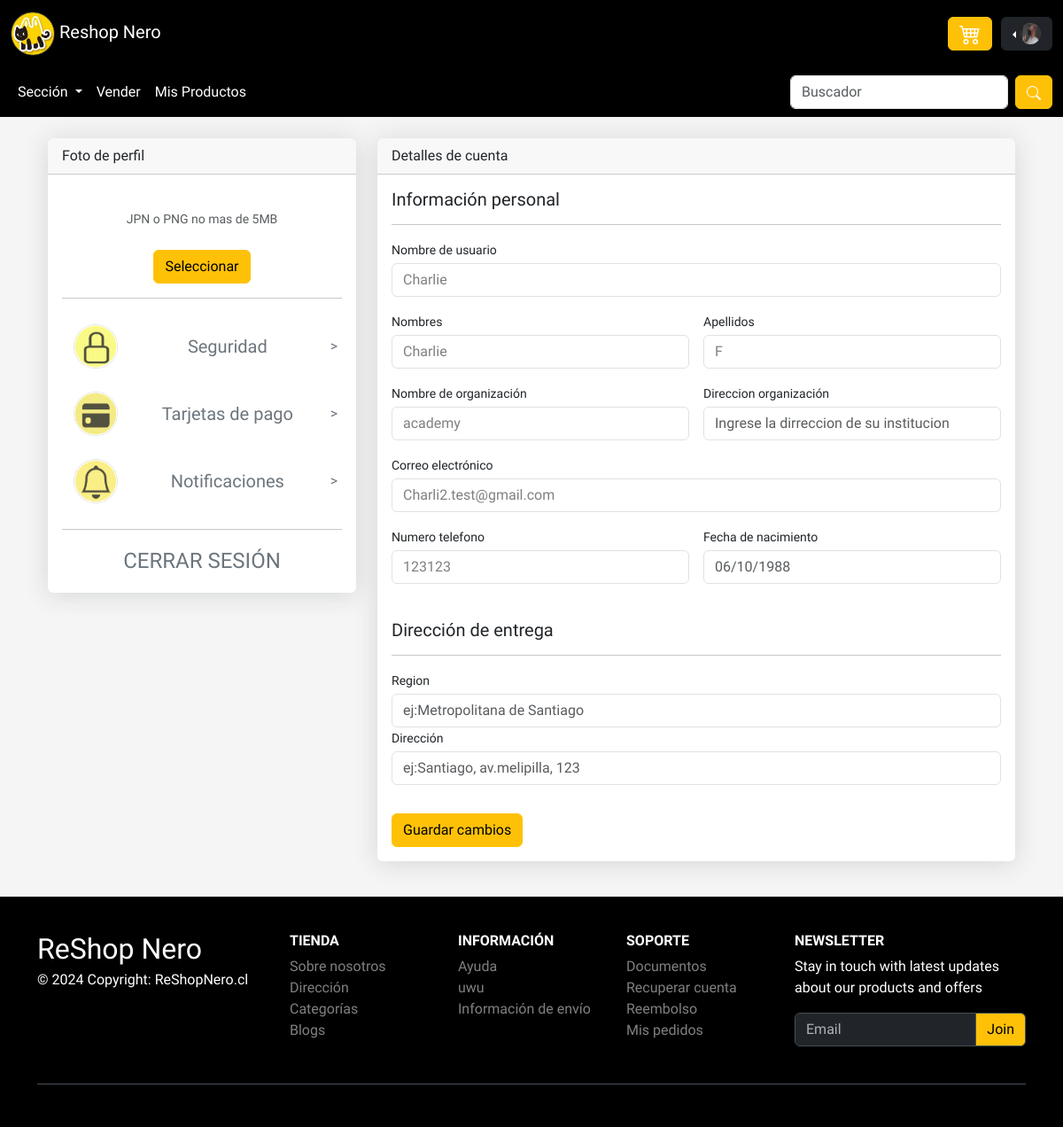
Page /perfil_usuario/2/ (signed in) on the committed database.
### uni_segun/models.py (models this page shows, shortened)
class Usuario(models.Model):
    nombre = models.CharField(max_length=255)
    apellido = models.CharField(max_length=255)
    rut = models.CharField(max_length=12, unique=True)
    academia = models.CharField(max_length=255)
    email = models.EmailField(unique=True)
    contraseña = models.CharField(max_length=255)
    numero_de_telefono = models.CharField(max_length=15, unique=True)
    fecha_registro = models.DateTimeField(auto_now_add=True)

### uni_segun/views.py (the view)
# urls.py: path('perfil_usuario/<int:usuario_id>/', views.perfil_usuario, name='perfil_usuario'),
@login_required
def perfil_usuario(request, usuario_id):
    usuario = get_object_or_404(Usuario, id=usuario_id)
    carrito = request.session.get('carrito', [])
    total = sum(item['precio'] * item['cantidad'] for item in carrito)
    cant = sum(item['cantidad'] for item in carrito)
    context = {
        'carrito': carrito,
        'total': total,
        'cant':cant,
        'usuario': usuario,
    }
    return render(request, 'perfil.html', context)

### uni_segun/templates/perfil.html (shortened to what this page needs)
{% if user.is_authenticated %}
<!DOCTYPE html>
<html lang="es">
<head>
    {% load static %}
    <link rel="stylesheet" href="{% static 'css/estilo_perfil.css' %}">
    <link href="{% static 'bootstrap-5.3.3/dist/css/bootstrap.min.css' %}" rel="stylesheet">
    <link rel="stylesheet" href="{% static 'css/estilo.carrodecompra.css' %}">
    <link rel="stylesheet" href="{% static 'css/style.css' %}">
</head>
<body>
    <div class="sticky-top">
      <nav class="navbar navbar-expand-lg navbar-dark navbar-custom" data-bs-theme="dark">
          <div class="container-fluid">
            <a class="navbar-brand" href="{% url 'inicioUsuario' %}"><img src="{% static 'imgs/logo.png' %}" alt="" style="height: 50px; width: 50px;"> Reshop Nero</a>
            <form class="d-flex" role="button">
                  <button class="btn btn-warning position-relative" style="margin-right: 10px;" type="button" data-bs-toggle="offcanvas" data-bs-target="#offcanvasExample" aria-controls="offcanvasExample">
                    </button>
                  <div class="btn-group dropstart">
                      <button type="button" class="btn btn-dark dropdown-toggle" data-bs-toggle="dropdown" aria-expanded="false">
                          <img src="{% static 'imgs/fotodeperfil.jpg' %}" class="float-end" style="height: 2dvw; width: 2dvw; border-radius: 50%;">
                      </button>
                  </div>
              </form>
          </div>
      </nav>
      <nav class="navbar navbar-expand-lg navbar-dark navbar-custom">
          <div class="container-fluid">
              <div class="collapse navbar-collapse" id="navbarSupportedContent">
                  <ul class="navbar-nav me-auto mb-2 mb-lg-0">
                      <li class="nav-item dropdown">
                          <a class="nav-link active dropdown-toggle" href="#" role="button" data-bs-toggle="dropdown" aria-expanded="false">
                              Sección
                          </a>
                      </li>
                  </ul>
                  <div class="collapse navbar-collapse" id="navbarNav">
                      <ul class="navbar-nav">
                        <li class="nav-item">
                          <a class="nav-link active" href="{% url 'venderProducto'%}">Vender</a>
                      </li>
                      <li class="nav-item">
                        <a class="nav-link active" href="{% url 'misproductos'%}">Mis Productos</a>
                      </li>
                      </ul>
                  </div>
                  <form class="d-flex" role="search">
                      <input class="form-control me-2" type="search" placeholder="Buscador" aria-label="Search">
                      <button class="btn btn-warning" type="submit"></button>
                  </form>
              </div>
          </div>
      </nav>
  </div>
    <div class="container-xl px-4 mt-4">
        <div class="row">
            <div class="col-xl-4">
                <div class="card mb-4 mb-xl-0 " >
                    <div class="card-header">Foto de perfil</div>
                    <div class="card-body text-center">
                        <div class="small font-italic text-muted mb-4">JPN o PNG no mas de 5MB</div>
                        <button class="btn btn-warning" onclick="document.getElementById('fileInput').click()">Seleccionar</button>
                        <hr>
                        <a href="#" class="text-secondary text-decoration-none" >
                          <div class="d-flex align-items-center rounded fa" style="padding: 5px!important;"   >
                            <div class="  rounded-circle p-2" >
                              <img src="{% static 'imgs/seguridad.png' %}" alt="Seguridad" style="width: 50px; height: 50px; opacity: 0.8;  ">
                            </div>
                              <h5 class="mb-0 flex-grow-1">Seguridad</h5>
                            <span class="text-primary ml-auto text-secondary">></span>
                          </div>
                        </a>
                        <a href="#" class="text-secondary text-decoration-none">
                        <div class="d-flex align-items-center rounded" style="padding: 5px!important;" >
                          <div class=" text-white rounded-circle p-2">
                            <img src="{% static 'imgs/targeta.png' %}" alt="targeta" style="width: 50px; height: 50px; opacity: 0.8; ">
                          </div>
                            <h5 class="mb-0 flex-grow-1">Tarjetas de pago</h5>
                          <span class="text-primary ml-auto text-secondary">></span>
                        </div>
                        </a>
                        <a href="#" class="text-secondary text-decoration-none">
                          <div class="d-flex align-items-center rounded" style="padding: 5px!important;" >
                            <div class=" text-white rounded-circle p-2">
                              <img src="{% static 'imgs/notificacion.png' %}" alt="notificacion" style="width: 50px; height: 50px; opacity: 0.8; ">
                            </div>
                              <h5 class="mb-0 flex-grow-1">Notificaciones</h5>
                            <span class="text-primary ml-auto text-secondary">></span>
                          </div>
                        </a>
                        <hr>
                          <a href="{% url 'index' %}" class="text-secondary text-decoration-none">
                            <div class="d-flex align-items-center rounded" style="padding: 5px!important;" >
                                <h4 class="mb-0 flex-grow-1">CERRAR SESIÓN</h4>
                            </div>
                          </a>
                    </div>
                </div>
            </div>
            <div class="col-xl-8">
                <div class="card mb-4">
                    <div class="card-header">Detalles de cuenta</div>
                    <div class="card-body">
                      <form id="perfil-form" method="post" action="{% url 'actualizar_perfil' %}">
                              <h5>Información personal</h5>
                              <hr>
                            <div class="mb-3">
                                <label class="small mb-1" for="inputUsername">Nombre de usuario</label>
                                <input class="form-control" id="inputUsername" type="text" placeholder="Nombre usuario" name="nombre" value="{{ usuario.nombre }}">
                            </div>
                            <div class="row gx-3 mb-3">
                                <div class="col-md-6">
                                    <label class="small mb-1" for="inputFirstName">Nombres</label>
                                    <input class="form-control" id="inputFirstName" type="text" placeholder="Ingrese su nombre" name="nombre" value="{{ usuario.nombre }}" >
                                </div>
                                <div class="col-md-6">
                                    <label class="small mb-1" for="inputLastName">Apellidos</label>
                                    <input class="form-control" id="inputLastName" type="text" placeholder="Ingrese su apellido" name="apellido" value="{{ usuario.apellido }}">
                                </div>
                            </div>
                            <div class="row gx-3 mb-3">
                                <div class="col-md-6">
                                    <label class="small mb-1" for="inputOrgName">Nombre de organización</label>
                                    <input class="form-control" id="inputOrgName" type="text" placeholder="Ingrese el nombre de su institucion" name="academia" value="{{ usuario.academia }}" >
                                </div>
                                <div class="col-md-6">
                                    <label class="small mb-1" for="inputLocation">Direccion organización</label>
                                    <input class="form-control" id="inputLocation" type="text" placeholder="Ingrese la dirreccion de su institucion" >
                                </div>
                            </div>
                            <div class="mb-3">
                                <label class="small mb-1" for="inputEmailAddress">Correo electrónico</label>
                                <input class="form-control" id="inputEmailAddress" type="email" placeholder="name@example.com" name="email" value="{{ usuario.email }}">
                            </div>
                            <div class="row gx-3 mb-3">
                                <div class="col-md-6">
                                    <label class="small mb-1" for="inputPhone">Numero telefono</label>
                                    <input class="form-control" id="inputPhone" type="tel" placeholder="+5692222222" name="numero_de_telefono" value="{{ usuario.numero_de_telefono }}">
                                </div>
                                <div class="col-md-6">
                                    <label class="small mb-1" for="inputBirthday">Fecha de nacimiento</label>
                                    <input class="form-control" id="inputBirthday" type="text" name="birthday" placeholder="06/10/1988">
                                </div>
                            </div>
                            <br>
                              <h5>Dirección de entrega</h5>
                              <hr>
                                <div class="row gx-3 mb-3">
                                    <div class="mb-3">
                                        <label class="small mb-1" for="inputUsername">Region</label>
                                        <input class="form-control" id="inputUsername" type="text" placeholder="ej:Metropolitana de Santiago" name="ciudad" value="" >
                                        <label class="small mb-1" for="inputUsername">Dirección</label>
                                        <input class="form-control" id="inputUsername" type="text" placeholder="ej:Santiago, av.melipilla, 123" name="direccion" value="">
                                    </div>
                                </div>
                                <button class="btn btn-warning " type="submit">Guardar cambios</button>
                              </form>
                    </div>
                </div>
            </div>
                </div>
            </div>
<footer class="text-center text-lg-start text-muted bg-dark mt-3" style="background-color: black!important;" data-bs-theme="dark">
  <section class="">
    <div class="container text-center text-md-start pt-4 pb-4">
      <div class="row mt-3">
        <div class="col-12 col-lg-3 col-sm-12 mb-2">
          <a href="{% url 'index' %}" target="_blank" class="text-white h2">
            ReShop Nero
          </a>
          <p class="mt-1 text-white">
            © 2024 Copyright: ReShopNero.cl
          </p>
        </div>
        <div class="col-6 col-sm-4 col-lg-2">
          <h6 class="text-uppercase text-white fw-bold mb-2">
            Tienda
          </h6>
          <ul class="list-unstyled mb-4">
            <li><a class="text-white-50" href="#">Sobre nosotros</a></li>
            <li><a class="text-white-50" href="#">Dirección</a></li>
            <li><a class="text-white-50" href="#">Categorías</a></li>
            <li><a class="text-white-50" href="#">Blogs</a></li>
          </ul>
        </div>
        <div class="col-6 col-sm-4 col-lg-2">
          <h6 class="text-uppercase text-white fw-bold mb-2">
            Información
          </h6>
          <ul class="list-unstyled mb-4">
            <li><a class="text-white-50" href="#">Ayuda</a></li>
            <li><a class="text-white-50" href="#">uwu</a></li>
            <li><a class="text-white-50" href="#">Información de envío</a></li>
          </ul>
        </div>
        <div class="col-6 col-sm-4 col-lg-2">
          <h6 class="text-uppercase text-white fw-bold mb-2">
            Soporte
          </h6>
          <ul class="list-unstyled mb-4">
            <li><a class="text-white-50" href="#">Documentos</a></li>
            <li><a class="text-white-50" href="#">Recuperar cuenta</a></li>
            <li><a class="text-white-50" href="#">Reembolso</a></li>
            <li><a class="text-white-50" href="#">Mis pedidos</a></li>
          </ul>
        </div>
        <div class="col-12 col-sm-12 col-lg-3">
          <h6 class="text-uppercase text-white fw-bold mb-2">Newsletter</h6>
          <p class="text-white">Stay in touch with latest updates about our products and offers</p>
          <div class="input-group mb-3">
            <input type="email" class="form-control border" placeholder="Email" aria-label="Email" aria-describedby="button-addon2" />
            <button class="btn btn-warning border shadow-0" type="button" id="button-addon2" data-mdb-ripple-color="dark">
              Join
            </button>
          </div>
        </div>
      </div>
    </div>
  </section>
  <div class="">
    <div class="container">
      <div class="d-flex justify-content-between py-4 border-top">
      </div>
    </div>
  </div>
</footer>
</body>
</html>
{% else %}
  <script>
    window.location.href = "{% url 'redireccionarte' %}";
  </script>
{% endif %}

### uni_segun/static/css/estilo_perfil.css (style rules this page uses)
body { background-color:whitesmoke !important; color:#69707a; }
.rounded-circle { border-radius: 50% !important; }
.card { box-shadow: 0 0.15rem 1.75rem 0 rgb(33 40 50 / 15%); }
.card .card-header { font-weight: 500; }
.card-header:first-child { border-radius: 0.35rem 0.35rem 0 0; }
.card-header { padding: 1rem 1.35rem; margin-bottom: 0; background-color: rgba(33, 59, 96, 0.03); border-bottom: 1px solid rgba(33, 40, 50, 0.125); }
.form-control, .dataTable-input { display: block; width: 100%; padding: 0.875rem 1.125rem; font-size: 0.875rem; font-weight: 400; line-height: 1; color: #69707a; background-color: #fff; background-clip: padding-box; border: 1px solid #c5ccd6; -webkit-appearance: none; -moz-appearance: none; appearance: none; border-radius: 0.35rem; transition: border-color 0.15s ease-in-out, box-shadow 0.15s ease-in-out; }
.form-control[value] { color: rgba(0, 0, 0, 0.5); }

### uni_segun/static/css/estilo.carrodecompra.css (style rules this page uses)
* { margin: 0; padding: 0; box-sizing: border-box; font-family: 'Mulish', sans-serif; }
:root { --text-clr: #4f4f4f; }
p { color: #6c757d; }
a { text-decoration: none; color: var(--text-clr); }
.card { border: none; }
button { border: none; background: none; padding: 0; margin: 0; cursor: pointer; }

### uni_segun/static/css/style.css (style rules this page uses)
body { background-color: black; }

### uni_segun/templates/perfil.html (style rules this page uses)
.navbar-custom, .navbar-custom .navbar-nav .nav-link { background-color: black; color: white; }

### rows in the picture
Usuario: nombre "Charlie", apellido "F", academia "academy", email "Charli2.test@gmail.com", numero_de_telefono "123123"
